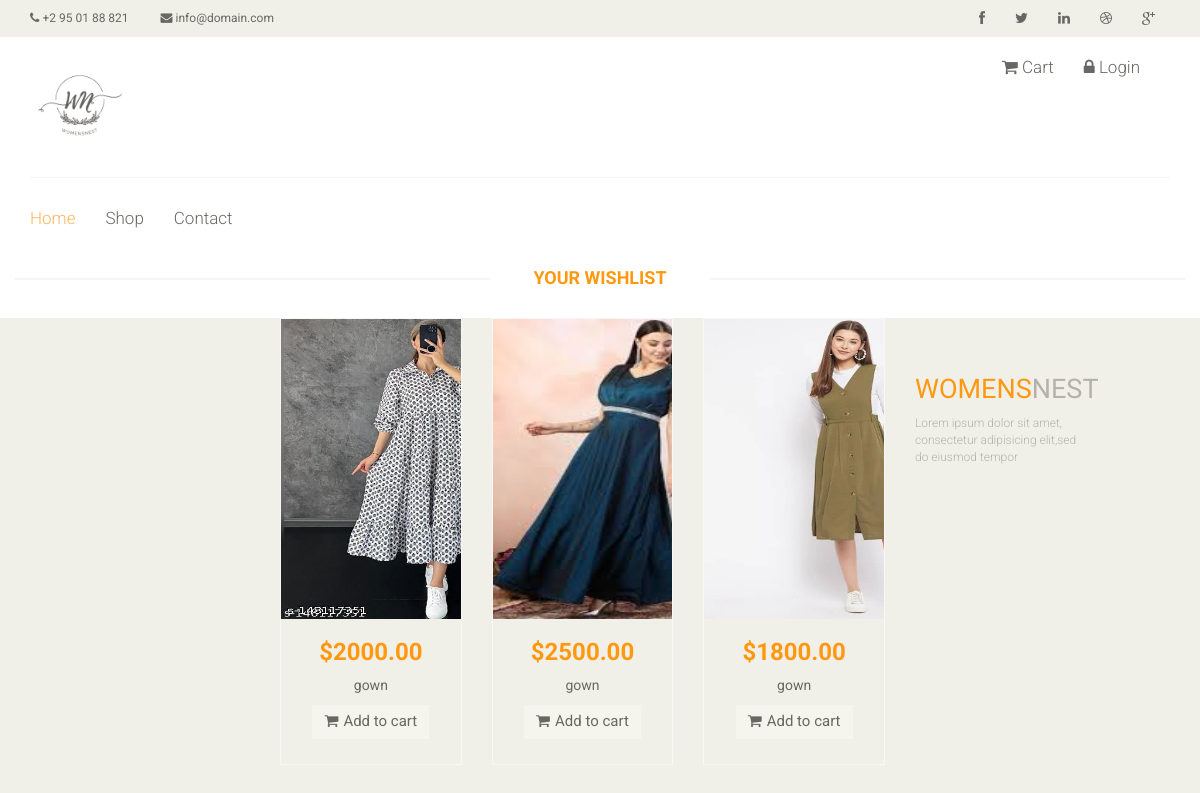
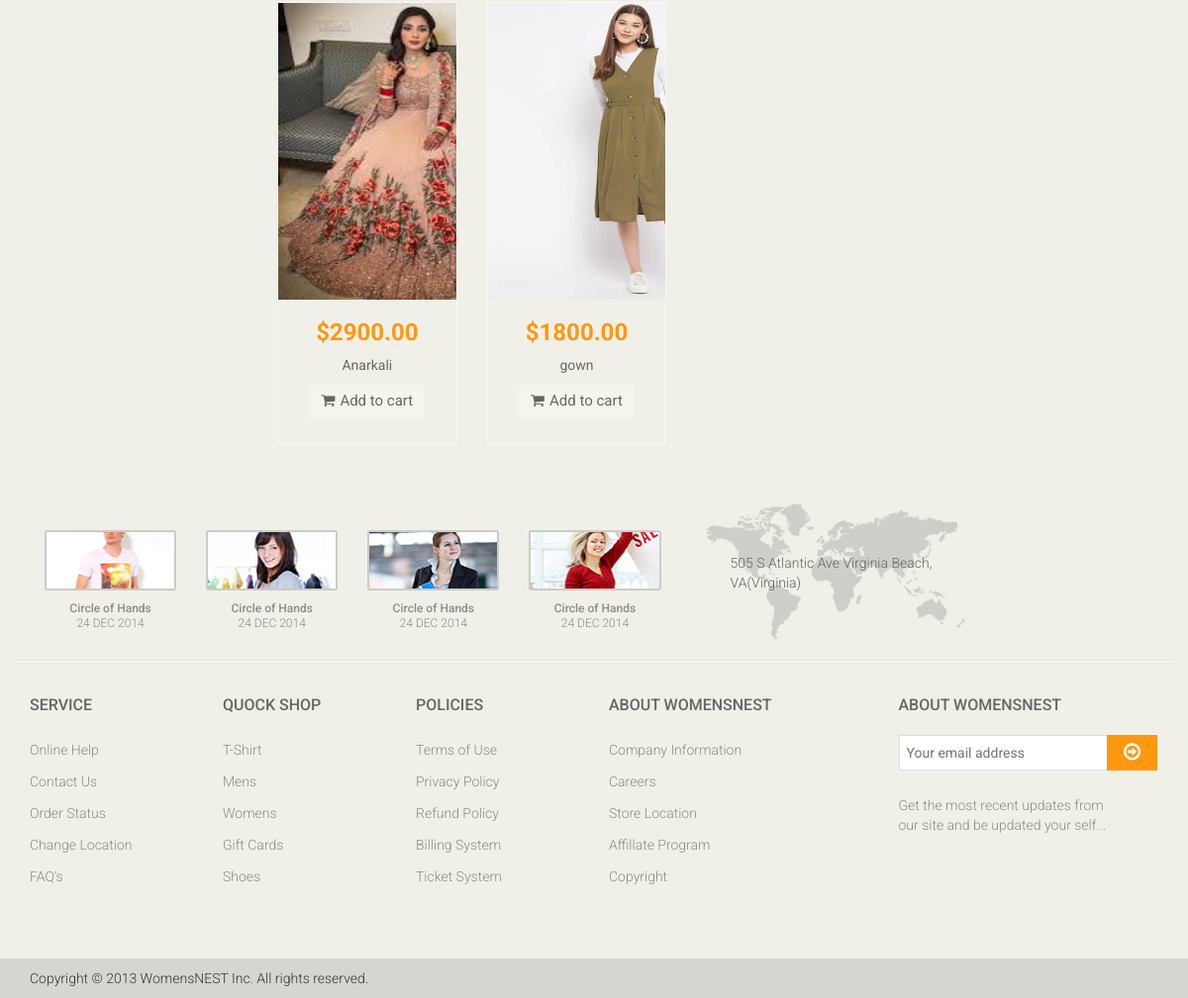
The page /wishlists/1 on the database its author committed (2 pictures, top to bottom).
### main/models.py (models this page shows, shortened)
class Wish_list(models.Model):
    product = models.ForeignKey(Product,on_delete=models.CASCADE)
    user = models.ForeignKey(Userprofile,on_delete=models.CASCADE)

class Product(models.Model):
    name = models.CharField(max_length=255)
    category = models.ForeignKey(Category, on_delete=models.CASCADE, related_name="products")
    description = models.TextField()
    price = models.DecimalField(max_digits=10, decimal_places=2)  # E.g., 9999.99
    available = models.BooleanField(default=True)
    stock = models.PositiveIntegerField()  # Number of items in stock
    image = models.ImageField(upload_to='products/')  # Requires Pillow library

### main/views.py (the view)
# urls.py: path('wishlists/<int:id>',views.wishlists,name='wishlists'),
def wishlists(request,id):
    user = Userprofile.objects.get(id=id)
    print("user",user)
    wishes = Wish_list.objects.filter(user=user)
    return render(request,'wishlist.html',{"wishes":wishes})

### main/models.py (called while the page is built)
    def __str__(self):
        return self.name

### main/templates/wishlist.html (shortened to what this page needs)
{% extends 'base.html' %}
{% block content %}
{% load static %}
	<section><h2 class="title text-center">Your WishList</h2>
		<div class="col-sm-9 padding-right">
			<div class="features_items">
				<div id="product_details">
					<div id="productList"  style="margin-left: 250px;">
					{% for item in wishes %}
				<div class="col-sm-4" id = ""  >
					<div class="product-image-wrapper">
						<div class="single-products">
								<div class="productinfo text-center">
									<img src={{item.product.image.url}} alt="" style="width: 300px;height: 300px;" />
									<h2>${{item.product.price}}</h2>
									<p>{{item.product.name}}</p>
									<a href="{% url 'product_detail' item.product.id %}" class="btn btn-default add-to-cart"><i class="fa fa-shopping-cart"></i>Add to cart</a>
								</div>
								<div class="product-overlay">
									<div class="overlay-content">
									</div>
								</div>
						</div>
					</div>
				</div>
				{% endfor %}
			</div>
			</div></section>
								{% endblock %}

### main/static/css/main.css (style rules this page uses)
body { font-family: 'Roboto', sans-serif; background:; position: relative; font-weight:400px; }
a { -webkit-transition: 300ms; -moz-transition: 300ms; -o-transition: 300ms; transition: 300ms; }
h1, h2, h3, h4, h5, h6 { font-family: 'Roboto', sans-serif; }
.left-sidebar h2:after, h2.title:after { content: " "; position: absolute; border: 1px solid #f5f5f5; bottom:8px; left: 0; width: 100%; height: 0; z-index: -2; }
h2.title:before { content: " "; position: absolute; background: #fff; bottom: -6px; width: 220px; height: 30px; z-index: -1; left: 50%; margin-left: -110px; }
.padding-right { padding-right: 0; }
.features_items { overflow:hidden; }
h2.title { color: #FE980F; font-family: 'Roboto', sans-serif; font-size: 18px; font-weight: 700; margin: 0 15px; text-transform: uppercase; margin-bottom: 30px; position: relative; }
.product-image-wrapper { border:1px solid #F7F7F5; overflow: hidden; margin-bottom:30px; }
.single-products { position: relative; }
.productinfo h2 { color: #FE980F; font-family: 'Roboto', sans-serif; font-size: 24px; font-weight: 700; }
.productinfo p { font-family: 'Roboto', sans-serif; font-size: 14px; font-weight: 400; color: #696763; }
.productinfo img { width: 100%; }
.productinfo { position:relative; }
.product-overlay { background:#FE980F; top: 0; display: none; height: 0; position: absolute; transition: height 500ms ease 0s; width: 100%; display: block; opacity:; }
.product-overlay .overlay-content { bottom: 0; position: absolute; bottom: 0; text-align: center; width: 100%; }
.add-to-cart { background:#F5F5ED; border: 0 none; border-radius: 0; color: #696763; font-family: 'Roboto', sans-serif; font-size: 15px; margin-bottom: 25px; }
.add-to-cart i { margin-right:5px; }

### rows shown on the page
Wish_list: product.image (picture), product.price "2000.00", product.name "gown"
Wish_list: product.image (picture), product.price "2500.00", product.name "gown"
Wish_list: product.image (picture), product.price "1800.00", product.name "gown"
Wish_list: product.image (picture), product.price "2900.00", product.name "Anarkali"
Wish_list: product.image (picture), product.price "1800.00", product.name "gown"
